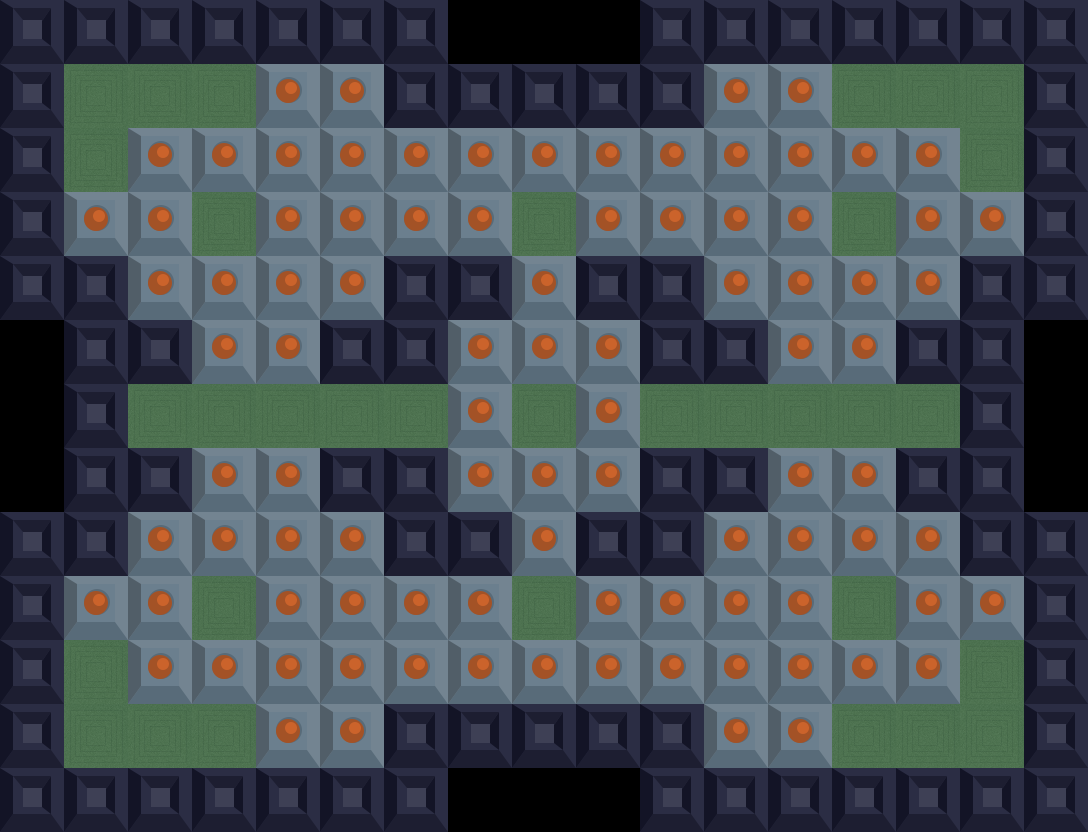

The image is a tile-based game level rendered from a .tmx file. Its description and source (layers, tilesets, objects; grid data summarised) follow:
An orthogonal 17x13 tile map with 64x64 px tiles, 1 tile layer (Tile Layer 1).

<map version="1.0" orientation="orthogonal" renderorder="left-up" width="17" height="13" tilewidth="64" tileheight="64" nextobjectid="1">
 <tileset firstgid="1" name="blocks" tilewidth="64" tileheight="64" tilecount="3">
  <image source="bomber/blocks.png" width="192" height="64" />
 </tileset>
 <layer name="Tile Layer 1" width="17" height="13">
  <data>[221 cells, 209 non-empty, 3 distinct tile ids]</data>
 </layer>
</map>